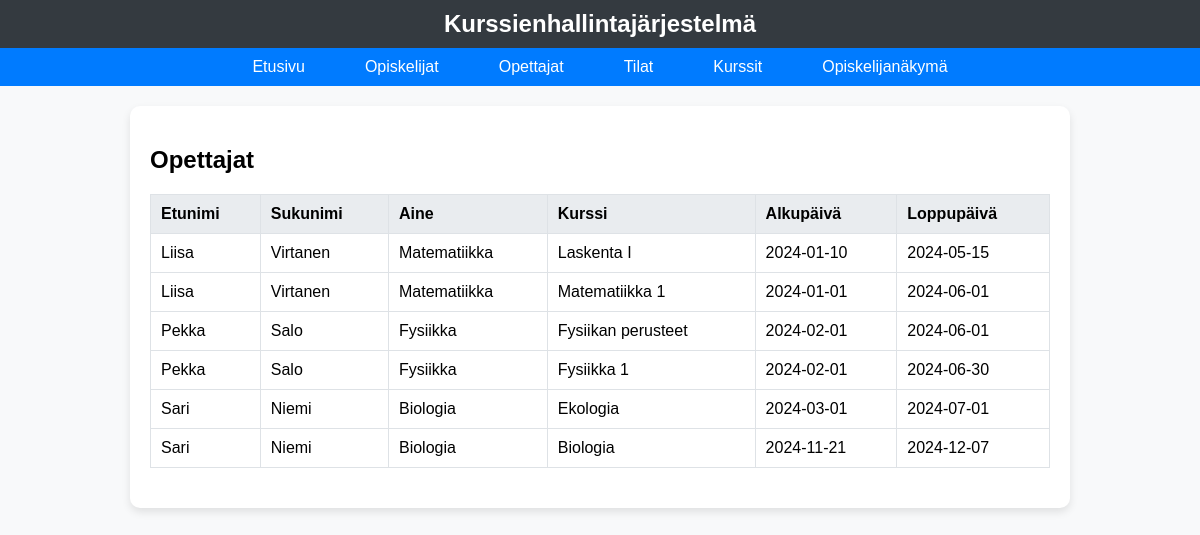
/topiprojekti/opettajat.php, run on the app's committed database.
### tables this page shows
CREATE TABLE `kurssit` (
  `tunnus` int(11) NOT NULL,
  `nimi` varchar(100) NOT NULL,
  `kuvaus` text DEFAULT NULL,
  `alkupaiva` date NOT NULL,
  `loppupaiva` date NOT NULL,
  `opettaja_id` int(11) NOT NULL,
  `tila_id` int(11) NOT NULL,
  `viikonpaiva` varchar(20) NOT NULL,
  `alkuaika` time NOT NULL,
  `loppuaika` time NOT NULL
);

CREATE TABLE `opettajat` (
  `tunnusnumero` int(11) NOT NULL,
  `etunimi` varchar(50) NOT NULL,
  `sukunimi` varchar(50) NOT NULL,
  `aine` varchar(50) NOT NULL
);

### topiprojekti/opettajat.php (the view, shortened to what this page needs)
<?php
include 'yhteys.php';
include 'navbar.php';
$sql = "SELECT opettajat.etunimi, opettajat.sukunimi, opettajat.aine,
        kurssit.nimi AS kurssi_nimi, kurssit.alkupaiva, kurssit.loppupaiva
        FROM opettajat
        LEFT JOIN kurssit ON opettajat.tunnusnumero = kurssit.opettaja_id";
$kysely = $yhteys->query($sql);
$opettajat = $kysely->fetchAll();
?>
<!DOCTYPE html>
<html>
<head>
    <link rel="stylesheet" href="style.css">
</head>
<body>
    <h2>Opettajat</h2>
    <table border="1">
        <tr>
            <th>Etunimi</th>
            <th>Sukunimi</th>
            <th>Aine</th>
            <th>Kurssi</th>
            <th>Alkupäivä</th>
            <th>Loppupäivä</th>
        </tr>
        <?php foreach ($opettajat as $opettaja): ?>
        <tr>
            <td><?= $opettaja['etunimi']; ?></td>
            <td><?= $opettaja['sukunimi']; ?></td>
            <td><?= $opettaja['aine']; ?></td>
            <td><?= $opettaja['kurssi_nimi']; ?></td>
            <td><?= $opettaja['alkupaiva']; ?></td>
            <td><?= $opettaja['loppupaiva']; ?></td>
        </tr>
        <?php endforeach; ?>
    </table>
</body>
</html>

### topiprojekti/style.css (style rules this page uses)
body { font-family: Arial, sans-serif; background-color: #f8f9fa; margin: 0; padding: 0; }
table { width: 100%; border-collapse: collapse; margin: 20px 0; }
table th, table td { border: 1px solid #dee2e6; padding: 10px; text-align: left; }
table th { background-color: #e9ecef; }

### data on the page
kurssit: opettaja.etunimi "Liisa", opettaja.sukunimi "Virtanen", opettaja.aine "Matematiikka", nimi "Laskenta I", alkupaiva "2024-01-10", loppupaiva "2024-05-15"
kurssit: opettaja.etunimi "Liisa", opettaja.sukunimi "Virtanen", opettaja.aine "Matematiikka", nimi "Matematiikka 1", alkupaiva "2024-01-01", loppupaiva "2024-06-01"
kurssit: opettaja.etunimi "Pekka", opettaja.sukunimi "Salo", opettaja.aine "Fysiikka", nimi "Fysiikan perusteet", alkupaiva "2024-02-01", loppupaiva "2024-06-01"
kurssit: opettaja.etunimi "Pekka", opettaja.sukunimi "Salo", opettaja.aine "Fysiikka", nimi "Fysiikka 1", alkupaiva "2024-02-01", loppupaiva "2024-06-30"
kurssit: opettaja.etunimi "Sari", opettaja.sukunimi "Niemi", opettaja.aine "Biologia", nimi "Ekologia", alkupaiva "2024-03-01", loppupaiva "2024-07-01"
kurssit: opettaja.etunimi "Sari", opettaja.sukunimi "Niemi", opettaja.aine "Biologia", nimi "Biologia", alkupaiva "2024-11-21", loppupaiva "2024-12-07"
